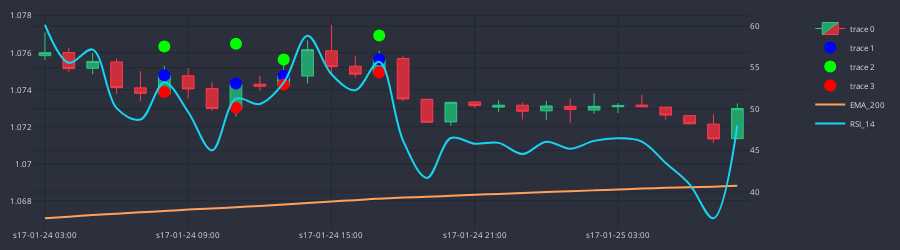

The notebook cell this image was saved under:
### Code cell
df_plot = df_slim.iloc[70:100]
cp = CandlePlot(df_plot, candles=True)

trades = cp.df_plot[cp.df_plot.SIGNAL != NONE]

markers = ['mid_c', 'TP', 'SL']
marker_colors = ['#0000FF', '#00FF00', '#FF0000']

for i in range(3):
    cp.fig.add_trace(go.Scatter(
        x = trades.sTime,
        y = trades[markers[i]],
        mode = 'markers',
        marker=dict(color=marker_colors[i], size=12)
    ))

cp.show_plot(line_traces=["EMA_200"], sec_traces=['RSI_14'], height=250)

### Figure 1 — Plotly figure (JSON) as saved in the notebook; plotly's stock layout.template omitted (floating-point values rounded to 4 significant figures)
{"data": [{"close": [1.076, 1.075, 1.076, 1.074, 1.074, 1.075, 1.074, 1.073, 1.074, 1.074, 1.075, 1.076, 1.075, 1.075, 1.076, 1.073, 1.072, 1.073, 1.073, 1.073, 1.073, 1.073, 1.073, 1.073, 1.073, 1.073, 1.073, 1.072, 1.071, 1.073], "decreasing": {"fillcolor": "#CC2E3C", "line": {"color": "#FF3A4C"}}, "high": [1.077, 1.076, 1.076, 1.076, 1.075, 1.075, 1.075, 1.074, 1.074, 1.075, 1.076, 1.077, 1.078, 1.076, 1.076, 1.076, 1.073, 1.073, 1.073, 1.073, 1.073, 1.073, 1.074, 1.074, 1.073, 1.074, 1.073, 1.073, 1.073, 1.073], "increasing": {"fillcolor": "#24A06B", "line": {"color": "#2EC886"}}, "line": {"width": 1}, "low": [1.076, 1.075, 1.075, 1.074, 1.073, 1.074, 1.074, 1.073, 1.073, 1.074, 1.074, 1.074, 1.075, 1.075, 1.075, 1.073, 1.072, 1.072, 1.073, 1.073, 1.072, 1.072, 1.072, 1.073, 1.073, 1.073, 1.072, 1.072, 1.071, 1.071], "opacity": 1, "open": [1.076, 1.076, 1.075, 1.075, 1.074, 1.074, 1.075, 1.074, 1.073, 1.074, 1.074, 1.075, 1.076, 1.075, 1.075, 1.076, 1.073, 1.072, 1.073, 1.073, 1.073, 1.073, 1.073, 1.073, 1.073, 1.073, 1.073, 1.073, 1.072, 1.071], "type": "candlestick", "x": ["s17-01-24 03:00", "s17-01-24 04:00", "s17-01-24 05:00", "s17-01-24 06:00", "s17-01-24 07:00", "s17-01-24 08:00", "s17-01-24 09:00", "s17-01-24 10:00", "s17-01-24 11:00", "s17-01-24 12:00", "s17-01-24 13:00", "s17-01-24 14:00", "s17-01-24 15:00", "s17-01-24 16:00", "s17-01-24 17:00", "s17-01-24 18:00", "s17-01-24 19:00", "s17-01-24 20:00", "s17-01-24 21:00", "s17-01-24 22:00", "s17-01-24 23:00", "s17-01-25 00:00", "s17-01-25 01:00", "s17-01-25 02:00", "s17-01-25 03:00", "s17-01-25 04:00", "s17-01-25 05:00", "s17-01-25 06:00", "s17-01-25 07:00", "s17-01-25 08:00"]}, {"marker": {"color": "#0000FF", "size": 12}, "mode": "markers", "type": "scatter", "x": ["s17-01-24 08:00", "s17-01-24 11:00", "s17-01-24 13:00", "s17-01-24 17:00"], "y": [1.075, 1.074, 1.075, 1.076]}, {"marker": {"color": "#00FF00", "size": 12}, "mode": "markers", "type": "scatter", "x": ["s17-01-24 08:00", "s17-01-24 11:00", "s17-01-24 13:00", "s17-01-24 17:00"], "y": [1.076, 1.076, 1.076, 1.077]}, {"marker": {"color": "#FF0000", "size": 12}, "mode": "markers", "type": "scatter", "x": ["s17-01-24 08:00", "s17-01-24 11:00", "s17-01-24 13:00", "s17-01-24 17:00"], "y": [1.074, 1.073, 1.074, 1.075]}, {"line": {"shape": "spline", "width": 2}, "name": "EMA_200", "type": "scatter", "x": ["s17-01-24 03:00", "s17-01-24 04:00", "s17-01-24 05:00", "s17-01-24 06:00", "s17-01-24 07:00", "s17-01-24 08:00", "s17-01-24 09:00", "s17-01-24 10:00", "s17-01-24 11:00", "s17-01-24 12:00", "s17-01-24 13:00", "s17-01-24 14:00", "s17-01-24 15:00", "s17-01-24 16:00", "s17-01-24 17:00", "s17-01-24 18:00", "s17-01-24 19:00", "s17-01-24 20:00", "s17-01-24 21:00", "s17-01-24 22:00", "s17-01-24 23:00", "s17-01-25 00:00", "s17-01-25 01:00", "s17-01-25 02:00", "s17-01-25 03:00", "s17-01-25 04:00", "s17-01-25 05:00", "s17-01-25 06:00", "s17-01-25 07:00", "s17-01-25 08:00"], "xaxis": "x", "y": [1.067, 1.067, 1.067, 1.067, 1.067, 1.067, 1.068, 1.068, 1.068, 1.068, 1.068, 1.068, 1.068, 1.068, 1.068, 1.068, 1.068, 1.068, 1.068, 1.068, 1.068, 1.068, 1.069, 1.069, 1.069, 1.069, 1.069, 1.069, 1.069, 1.069], "yaxis": "y"}, {"line": {"shape": "spline", "width": 2}, "name": "RSI_14", "type": "scatter", "x": ["s17-01-24 03:00", "s17-01-24 04:00", "s17-01-24 05:00", "s17-01-24 06:00", "s17-01-24 07:00", "s17-01-24 08:00", "s17-01-24 09:00", "s17-01-24 10:00", "s17-01-24 11:00", "s17-01-24 12:00", "s17-01-24 13:00", "s17-01-24 14:00", "s17-01-24 15:00", "s17-01-24 16:00", "s17-01-24 17:00", "s17-01-24 18:00", "s17-01-24 19:00", "s17-01-24 20:00", "s17-01-24 21:00", "s17-01-24 22:00", "s17-01-24 23:00", "s17-01-25 00:00", "s17-01-25 01:00", "s17-01-25 02:00", "s17-01-25 03:00", "s17-01-25 04:00", "s17-01-25 05:00", "s17-01-25 06:00", "s17-01-25 07:00", "s17-01-25 08:00"], "xaxis": "x", "y": [60.16, 55.57, 57.16, 50.11, 48.74, 53.19, 49.65, 45.02, 51.25, 50.61, 53.18, 58.83, 54.2, 52.27, 55.71, 46.2, 41.71, 46.51, 45.83, 45.93, 44.59, 46.07, 45.23, 46.17, 46.48, 46.08, 43.51, 40.94, 36.85, 48.03], "yaxis": "y2"}], "layout": {"font": {"color": "#e1e1e1", "size": 8}, "height": 250, "margin": {"b": 10, "l": 10, "r": 10, "t": 10}, "paper_bgcolor": "#2c303c", "plot_bgcolor": "#2c303c", "width": 900, "xaxis": {"anchor": "y", "autorange": true, "domain": [0, 0.94], "gridcolor": "#1f292f", "nticks": 5, "range": [-0.5, 29.5], "rangeslider": {"visible": false, "yaxis": {}, "yaxis2": {}}, "type": "category"}, "yaxis": {"anchor": "x", "autorange": true, "domain": [0, 1], "gridcolor": "#1f292f", "range": [1.066, 1.078], "type": "linear"}, "yaxis2": {"anchor": "x", "autorange": true, "gridcolor": "#1f292f", "overlaying": "y", "range": [35.55, 61.45], "side": "right", "type": "linear"}}}
